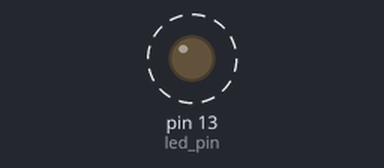
Bench run of a sketch on a simulated Arduino Uno, built with avr-gcc and run on an emulated ATmega328P. Shown: output pins drawn as LEDs (lit = HIGH). Dashed ring = blinking.

Above: at 0.2 s.
Timing chart, 0 to 3.5 s (numbered marks = the images above):
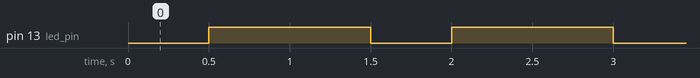

The sketch:

timer.ino
```cpp
/*
Arduino Model: UNO
*/

const int led_pin = 13;
unsigned long led_LastActiveTime;
bool led_TimeLocked;
const int led_LockTime = 500;
const int led_OperateTime = 1000;
unsigned long CurrentTime;

void Timer(unsigned long &LastActive, bool &Locked, int LockTime, int OperateTime) {
    if ((CurrentTime < LastActive + LockTime)) {
        Locked = true;
    }
    else {
        Locked = false;
        if (CurrentTime >= LastActive + LockTime + OperateTime) {
            LastActive = CurrentTime;
        }
    }
}

void setup() {
    pinMode(led_pin, OUTPUT);
}

void loop() {
    CurrentTime = millis();
    static bool firsttime = true;
    if (firsttime) {
        led_LastActiveTime = CurrentTime;
        firsttime = false;
    }
    else {
        Timer(led_LastActiveTime, led_TimeLocked, led_LockTime, led_OperateTime);
        if (!led_TimeLocked) {
            digitalWrite(led_pin, HIGH);
        }
        else {
            digitalWrite(led_pin, LOW);
        }
    }
}
```

Measured:
- by itself, pin 13 (led_pin): alternates HIGH for 1.0 s and LOW for 0.50 s
